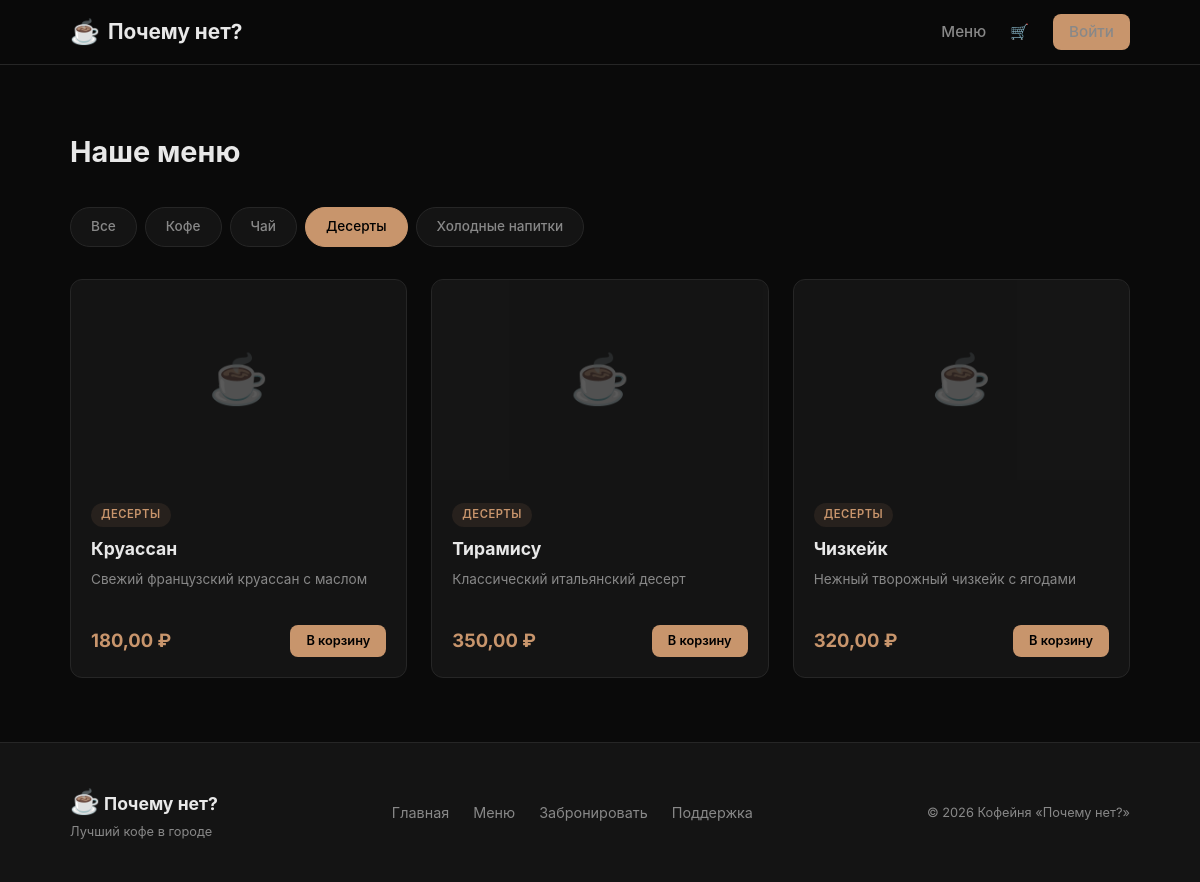
/menu/?category=desserts, run on the app's committed database.
### menu/models.py (models this page shows, shortened)
class Category(models.Model):
    name = models.CharField('Название', max_length=100)
    slug = models.SlugField(unique=True)
    class Meta:
        verbose_name = 'Категория'
        verbose_name_plural = 'Категории'

class Product(models.Model):
    category = models.ForeignKey(Category, on_delete=models.CASCADE, related_name='products')
    name = models.CharField('Название', max_length=200)
    description = models.TextField('Описание', blank=True)
    price = models.DecimalField('Цена', max_digits=8, decimal_places=2)
    image = models.ImageField('Фото', upload_to='products/', blank=True)
    is_available = models.BooleanField('Доступен', default=True, db_index=True)
    class Meta:
        verbose_name = 'Товар'
        verbose_name_plural = 'Товары'
        ordering = ['category', 'name']
        constraints = [
            models.CheckConstraint(check=models.Q(price__gte=0), name='product_price_positive')
        ]

### menu/views.py (the view)
# urls.py: path('menu/', views.menu_view, name='menu'),
def menu_view(request):
    categories = Category.objects.prefetch_related('products').all()
    active_category = request.GET.get('category')
    if active_category:
        products = Product.objects.filter(category__slug=active_category, is_available=True)
    else:
        products = Product.objects.filter(is_available=True)
    return render(request, 'menu/menu.html', {
        'categories': categories,
        'products': products,
        'active_category': active_category,
    })

### orders/context_processors.py (called while the page is built)
def cart_count(request):
    cart = request.session.get('cart', {})
    count = sum(item['qty'] for item in cart.values())
    return {'cart_count': count}

### templates/menu/menu.html (shortened to what this page needs)
{% extends 'base.html' %}
{% block content %}
<section class="section">
    <div class="container">
        <h1 class="section-title">Наше меню</h1>
        <div class="category-tabs">
            <a href="{% url 'menu' %}" class="tab {% if not active_category %}tab-active{% endif %}">Все</a>
            {% for cat in categories %}
            <a href="{% url 'menu' %}?category={{ cat.slug }}" class="tab {% if active_category == cat.slug %}tab-active{% endif %}">
                {{ cat.name }}
            </a>
            {% endfor %}
        </div>
        <div class="product-grid">
            {% for product in products %}
            <div class="product-card">
                {% if product.image %}
                <div class="product-img" style="background-image: url('{{ product.image.url }}')"></div>
                {% else %}
                <div class="product-img product-img-placeholder">☕</div>
                {% endif %}
                <div class="product-info">
                    <span class="product-category-badge">{{ product.category.name }}</span>
                    <h3>{{ product.name }}</h3>
                    <p class="product-desc">{{ product.description|truncatewords:15 }}</p>
                    <div class="product-bottom">
                        <span class="product-price">{{ product.price }} ₽</span>
                        <a href="{% url 'add_to_cart' product.pk %}" class="btn btn-primary btn-sm">В корзину</a>
                    </div>
                </div>
            </div>
            {% empty %}
            <p class="empty-text">В этой категории пока нет товаров.</p>
            {% endfor %}
        </div>
    </div>
</section>
{% endblock %}

### static/css/style.css (style rules this page uses)
*, *::before, *::after { margin: 0; padding: 0; box-sizing: border-box; }
:root { --bg: #0a0a0a; --bg-card: #141414; --bg-card-hover: #1c1c1c; --bg-input: #1a1a1a; --text: #e8e8e8; --text-muted: #888; --accent: #c8956c; --accent-hover: #d4a57c; --border: #262626; --success: #4ade80; --error: #f87171; --radius: 12px; --radius-sm: 8px; --shadow: 0 4px 24px rgba(0,0,0,.4); --transition: .25s ease; }
html { scroll-behavior: smooth; }
body { font-family: 'Inter', -apple-system, sans-serif; background: var(--bg); color: var(--text); line-height: 1.6; min-height: 100vh; display: flex; flex-direction: column; }
a { color: var(--accent); text-decoration: none; transition: color var(--transition); }
.container { max-width: 1100px; margin: 0 auto; padding: 0 20px; }
.btn { display: inline-flex; align-items: center; justify-content: center; padding: 10px 24px; border-radius: var(--radius-sm); font-weight: 600; font-size: .9rem; border: none; cursor: pointer; transition: all var(--transition); text-decoration: none; }
.btn-primary { background: var(--accent); color: #000; }
.btn-sm { padding: 6px 16px; font-size: .8rem; }
.section { padding: 64px 0; }
.section-title { font-size: 1.8rem; font-weight: 700; margin-bottom: 32px; }
.product-grid { display: grid; grid-template-columns: repeat(auto-fill, minmax(280px, 1fr)); gap: 24px; }
.product-card { background: var(--bg-card); border: 1px solid var(--border); border-radius: var(--radius); overflow: hidden; transition: all var(--transition); }
.product-img { height: 200px; background-size: cover; background-position: center; background-color: #1a1a1a; }
.product-img-placeholder { display: flex; align-items: center; justify-content: center; font-size: 3rem; opacity: .3; }
.product-info { padding: 20px; }
.product-info h3 { font-size: 1.1rem; margin-bottom: 6px; }
.product-desc { color: var(--text-muted); font-size: .85rem; margin-bottom: 16px; min-height: 40px; }
.product-bottom { display: flex; align-items: center; justify-content: space-between; }
.product-price { font-size: 1.15rem; font-weight: 700; color: var(--accent); }
.product-category-badge { display: inline-block; font-size: .7rem; font-weight: 600; text-transform: uppercase; color: var(--accent); background: rgba(200,149,108,.1); padding: 3px 10px; border-radius: 20px; margin-bottom: 8px; letter-spacing: .5px; }
.category-tabs { display: flex; gap: 8px; margin-bottom: 32px; flex-wrap: wrap; }
.tab { padding: 8px 20px; border-radius: 20px; font-size: .85rem; font-weight: 500; color: var(--text-muted); background: var(--bg-card); border: 1px solid var(--border); transition: all var(--transition); }
.tab-active { background: var(--accent); color: #000; border-color: var(--accent); }

### data on the page
Category: name "Кофе"
Category: name "Чай"
Category: name "Десерты"
Category: name "Холодные напитки"
Product: category.name "ДЕСЕРТЫ", name "Круассан", description "Свежий французский круассан с маслом", price "180,00"
Product: category.name "ДЕСЕРТЫ", name "Тирамису", description "Классический итальянский десерт", price "350,00"
Product: category.name "ДЕСЕРТЫ", name "Чизкейк", description "Нежный творожный чизкейк с ягодами", price "320,00"
